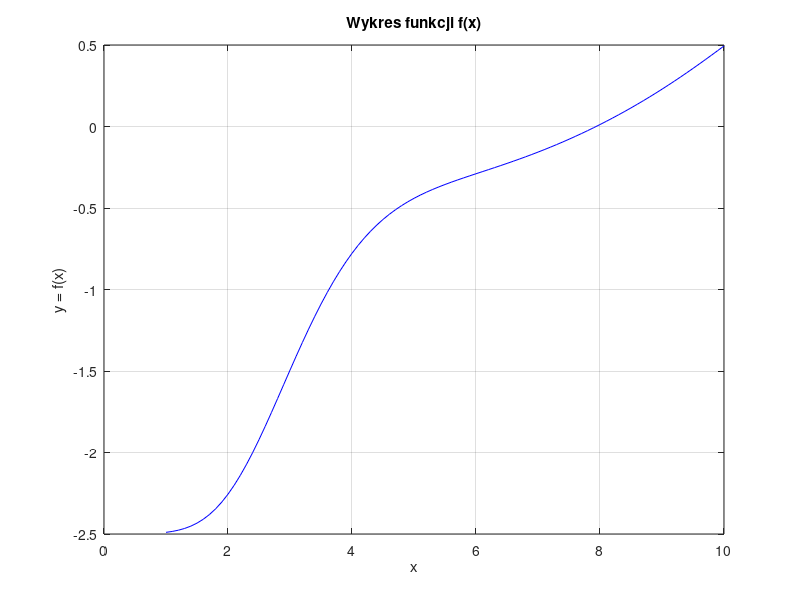

MATLAB code for this plot:
% wektor liczb od 1 do 10
x = 1:0.1:10;

% funkcja f(x)
function out = f(x)
    out = 2 .* (exp(-(x ./ 8 - 1) .^ 6)) .^ 12 + 0.001 .* x .^ 3 - 2.5;
end

% wykres f(x)
y = f(x);
figure;
plot(x, y, 'b')
xlabel('x')
ylabel('y = f(x)')
title('Wykres funkcji f(x)')
grid on

% wyznaczenie rozwiazania i wypisanie go na okno polecen
X = fzero(@f, 8);
disp(['Rozwiazanie rownania f(x) = 0 w przedziale [1, 10] to ', num2str(X)]);
